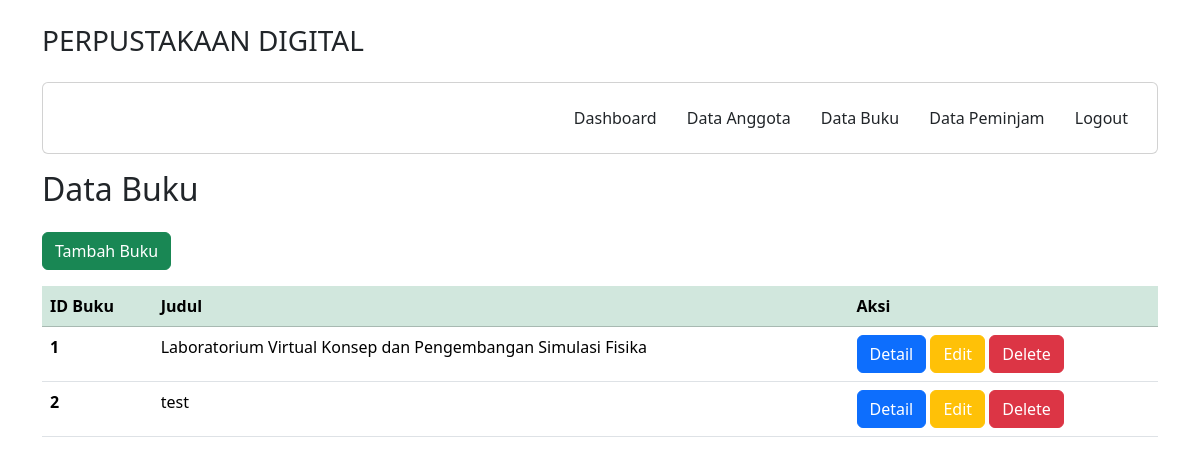
Screenshot of /petugas/buku.php with the database file from the repository.
### tables this page shows
CREATE TABLE `buku` (
  `IDbuku` int(11) NOT NULL,
  `judul` varchar(255) NOT NULL,
  `penulis` varchar(255) NOT NULL,
  `penerbit` varchar(255) NOT NULL,
  `tahunterbit` int(11) NOT NULL,
  `buku` text NOT NULL,
  `foto` text NOT NULL
);

### petugas/buku.php (the view)
<?php
include 'layout/header.php';
?>
<div class="container">
  <div class="row" style="margin-top: 1rem;">
    <div class="col">
      <h2>Data Buku</h2>
      <a href="data/tambah_buku.php" class="btn btn-success my-3">Tambah Buku</a>
      <table class="table mb-2">
        <thead class="table-success">
          <tr>
            <th scope="col">ID Buku</th>
            <th scope="col">Judul</th>
            <th scope="col">Aksi</th>
          </tr>
        </thead>
        <?php
        include '../koneksi/koneksi.php';
        $data = mysqli_query($koneksi, "SELECT * FROM buku");
        while ($d = mysqli_fetch_array($data)) {
      ?>
        <tbody>
          <tr>
            <th scope="row"><?php echo $d['IDbuku'];?></th>
            <td><?php echo $d['judul'];?></td>
            <td>
              <a href="data/detail_buku.php?idbuku=<?php echo $d['IDbuku'];?>" class="btn btn-primary text-white">Detail</a>
              <a href="" class="btn btn-warning text-white">Edit</a>
              <a href="" class="btn btn-danger text-white">Delete</a>
            </td>
          </tr>
        </tbody>
        <?php
          }
      ?>
      </table>
    </div>
  </div>
</div>
<?php
include 'layout/footer.php';
?>

### rows the page displays
buku: IDbuku "1", judul "Laboratorium Virtual Konsep dan Pengembangan Simulasi Fisika"
buku: IDbuku "2", judul "test"
